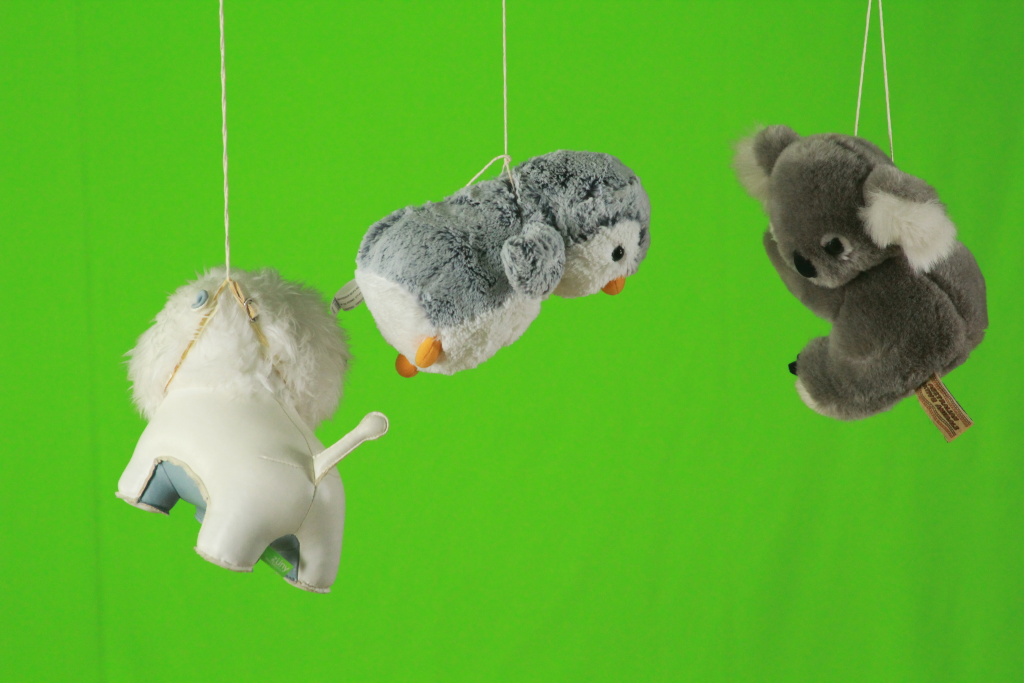
//> input picture 2A_2.jpg, 2048 x 1365 px, given in place of greenvid0.jpeg, which was not available (shown at 1/2 size)
$ ./vid   (built with g++ and OpenCV 4)
//> lines starting //> are read from the running program, lines starting //| are printed output that depends on the picture; after the words box and inside, x2 and y2 are one past the last pixel; in counts of white or black regions, pixels touching at a corner belong together; pictures that were not available may be replaced by others from this repository, and a replacement may not be noted

#include <iostream>
#include <vector>
#include <math.h>
#include <opencv2/highgui/highgui.hpp>
#include <opencv2/core/core.hpp>
#include "opencv2/opencv.hpp"
#include <algorithm>
#include <cstdarg>

using namespace std;
using namespace cv;


Mat get_indices(Mat M, int cnt)
{

    Mat ind;
    for(int i = 0; i < M.rows; i++)
    {
        for(int j = 0; j < M.cols; j++)
        {
         if(M.at<uchar>(i,j) != 0)
         {
            Mat y  = Mat::zeros(1,2,CV_32SC1);
            y.at<int>(0,0) = i;
            y.at<int>(0,1) = j;

            ind.push_back(y);


         }
        }
    }

    return ind;
}

int search_ind(Mat idx,int i, int j)
{
    for(int k = 0; k < idx.rows; k++)
    {
      if( (idx.at<int>(k,0) == i) && (idx.at<int>(k,1) == j) )
      {
          return k;
      }
    }


        return -1;

}

Mat get_img(Mat X, Mat idx, int R, int C)
{
    Mat I = Mat::zeros(R,C,CV_32F);
    for(int i = 0; i < idx.rows; i++)
    {
        I.at<float>(idx.at<int>(i,0),idx.at<int>(i,1)) = X.at<float>(i,0);
    }


    I.convertTo(I,CV_8UC1);
    return I;
}

Mat do_poisson(Mat ss, Mat tt, Mat M)
{

M.convertTo(M,CV_8UC1);
normalize(M,M,0,1,NORM_MINMAX);

Mat k = Mat::zeros(3,3,CV_8U);

            k.at<uchar>(0,1) = 1;
k.at<uchar>(1,0) = 1;k.at<uchar>(1,1) = 1;k.at<uchar>(1,2) = 1;
            k.at<uchar>(2,1) = 1;

M.setTo(1,M);
dilate(M,M,k);                      /*Mask region defined as omega + small dilation on omega*/
M.setTo(1,M);


Mat M1,M2;
erode(M,M1,k);

M1.setTo(1,M1);

// M2 = M2 - M;
M1 += M;


/*Do for all layers*/

vector<Mat> ss1;
vector<Mat> tt1;

split(ss,ss1);
split(tt,tt1);

for(int iin = 0; iin < 3; iin++)
{
     Mat S,T,b,x;

     S = ss1[iin];
     T = tt1[iin];

int cnt = countNonZero(M1);
b = Mat::zeros(cnt,1,CV_32F);
int n[] = {cnt,cnt};
SparseMat A(2,n,CV_32FC1);

Mat idx = get_indices(M1,cnt);

for(int i = 0; i < M.rows; i++)             /*Generate A*/
{
    for(int j = 0; j < M.cols; j++)
    {

        if(M1.at<uchar>(i,j) == 2)
        {
            int ind = search_ind(idx,i,j);
            n[0] = ind; n[1] = ind;
            A.ref<float>(n) = -4;
//             b.at<float>(ind,0) += -4 * S.at<uchar>(i,j);                        // remove for inpainting Set Del^2 [I] = 0

            for(int k = -1; k <= 1; k++)
            {
                for(int l = -1; l <= 1; l++)
                {
                    if(( !(k == -1 && l == 0) && !(k == 0 && l == -1) && !(k == 1 && l == 0) && !(k == 0 && l == 1) ) )
                    {
                        continue;
                    }


                    n[1] = search_ind(idx,i+k,j+l);
                    A.ref<float>(n) = 1;

//                     b.at<float>(ind,0) += S.at<uchar>(i+k,j+l);                        // remove for inpainting Set Del^2 [I] = 0

                }

            }


        }
        else if(M1.at<uchar>(i,j) == 1)
        {
            int ind = search_ind(idx,i,j);
            n[0] = ind; n[1] = ind;
            A.ref<float>(n) = -4;
//             b.at<float>(ind,0) += -4 * S.at<uchar>(i,j);                        // remove for inpainting Set Del^2 [I] = 0

            for(int k = -1; k <= 1; k++)
            {
                for(int l = -1; l <= 1; l++)
                {
                    if(( !(k == -1 && l == 0) && !(k == 0 && l == -1) && !(k == 1 && l == 0) && !(k == 0 && l == 1) ) )
                    {
                        continue;
                    }

                    if(M1.at<uchar>(i+k,j+l) == 0)   /*T Value*/
                    {
                        b.at<float>(ind,0) -= T.at<uchar>(i+k,j+l);
                    }
                    else                            /*I Ceoffs*/
                    {

                        n[1] = search_ind(idx,i+k,j+l);
                        A.ref<float>(n) = 1;
                    }

//                     b.at<float>(ind,0) += S.at<uchar>(i+k,j+l);                     // remove for inpainting Set Del^2 [I] = 0
                }

            }


        }


    }

}

Mat Y; A.convertTo(Y,CV_32FC1);

solve(Y,b,x,DECOMP_NORMAL);

A.release();
Y.release();

Mat U = get_img(x,idx,M.rows,M.cols);
U.copyTo(T,U);

tt1[iin] = T;

// cout << "\nDone "<<iin<<"\n";
}

Mat TT;
merge(tt1,TT);

tt1.clear();
ss1.clear();
// imwrite("Inpainted.jpg",TT);

return TT;

}


int main()
{


// VideoCapture cap;
// cap.open("greenvid.MOV");

int C = 1920 / 2, R = 1080 / 2;

VideoWriter wir;
int codec = CV_FOURCC('M','J','P','G');
wir.open("Result_GS.avi",codec ,25,Size( C,R ));

VideoWriter wir2;
wir2.open("GS_Original.avi",codec ,25,Size( C,R ));

int i = 0;

Mat S,M,P;

string imgpath("/home/hulio/RPI/CVFX/greenvid/");
string mask("/home/hulio/RPI/CVFX/Mask/");

while(i <= 100)
{


    string img1 = imgpath;
    string mask1 = mask;

    stringstream convert;
    convert << i;
    img1.append("greenvid");
    img1.append(convert.str());
    mask1.append("M");
    mask1.append(convert.str());
    img1.append(".jpeg");
    mask1.append(".jpg");


    S = imread(img1.data());
//> S is the input picture: 1365 rows x 2048 cols, CV_8UC3; mean B, G, R 49.5, 177.5, 95.6
    M = imread(mask1.data(),0);
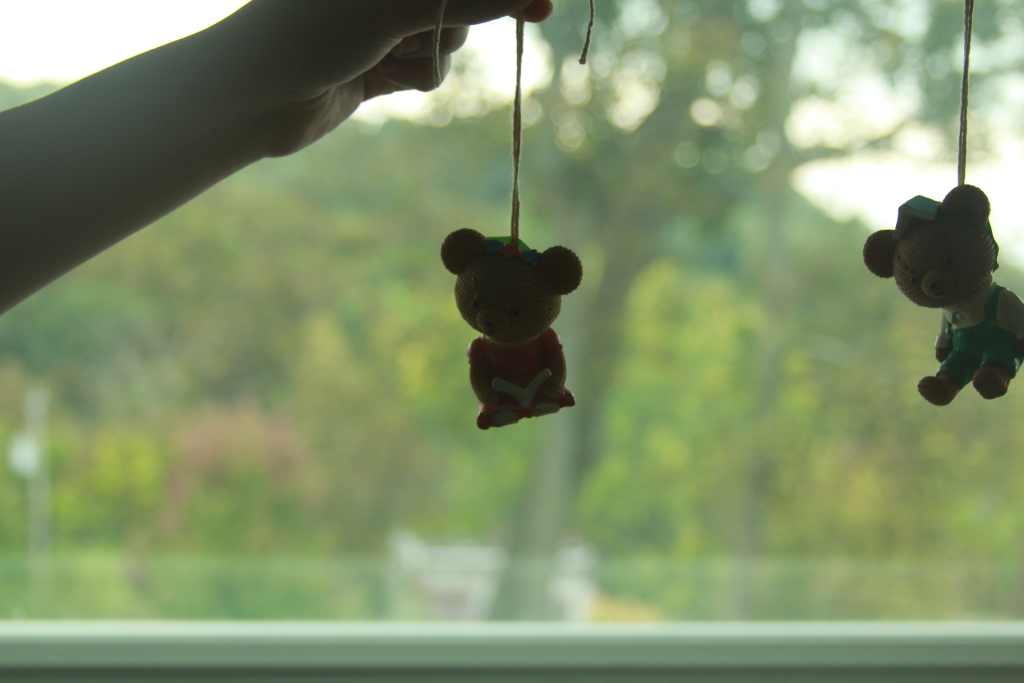
//> input picture 2A_3.jpg, 2048 x 1365 px, given in place of M0.jpg, which was not available (shown at 1/2 size)
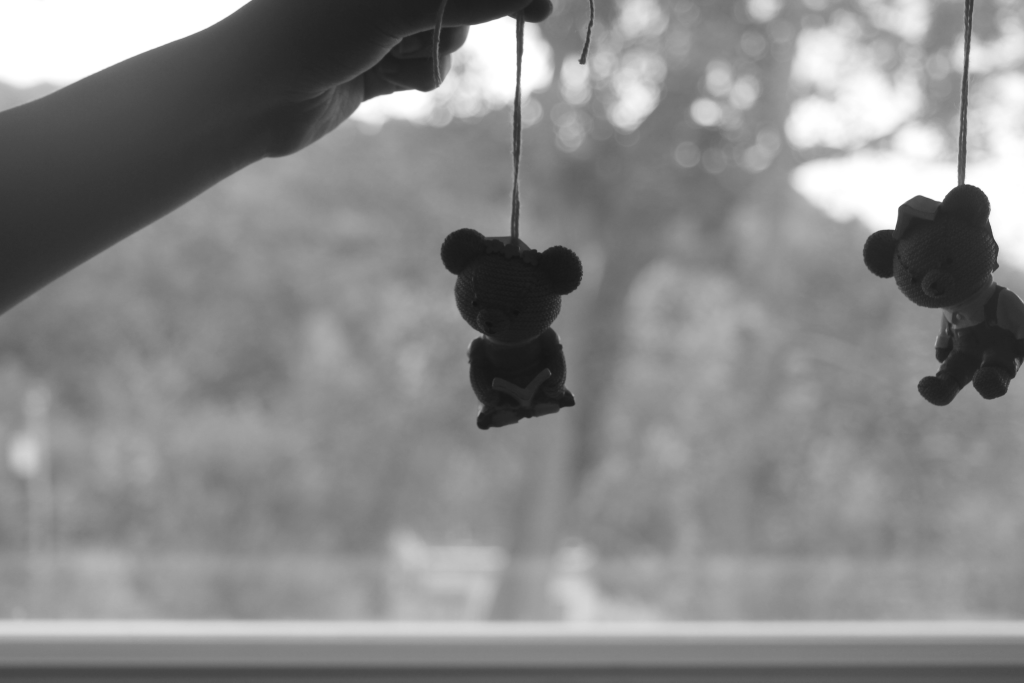
//> M: 1365 rows x 2048 cols, CV_8UC1 (shown at 1/2 size); min 18, max 255, mean 136.1
//> mask1 = "/home/hulio/RPI/CVFX/Mask/M0.jpg"

    resize(S,S,Size(C,R));
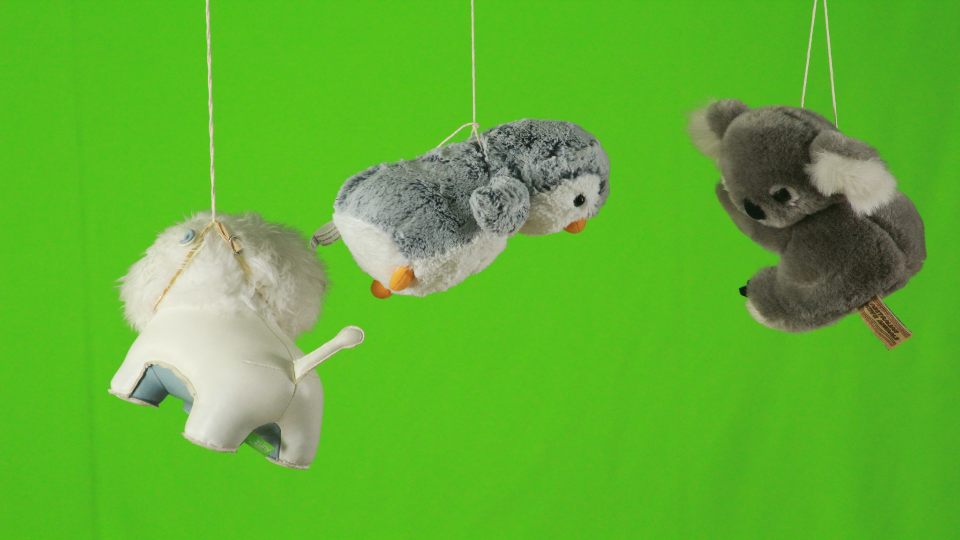
//> S: 540 rows x 960 cols, CV_8UC3; mean B, G, R 49.4, 177.4, 95.5
    resize(M,M,Size(C,R));
//> M: 540 rows x 960 cols, CV_8UC1


//     cout << img1.data() << "\n";
//     cout << mask1.data() << "\n";
//     cout << i << "\n";

    P = do_poisson(S,S,M);
//> in do_poisson, `normalize(M,M,0,1,NORM_MINMAX);`: M: 540 rows x 960 cols, CV_8UC1; values 0 (black) and 1 (white), 54.8% white; 196 black regions (166 under 20 px), largest, box (x1, y1, x2, y2) and area: (0, 0, 714, 441) 155015, (688, 0, 960, 441) 36923, (0, 506, 960, 540) 29386
//> in do_poisson, `dilate(M,M,k);                      /*Mask region defined as omega + s..`:
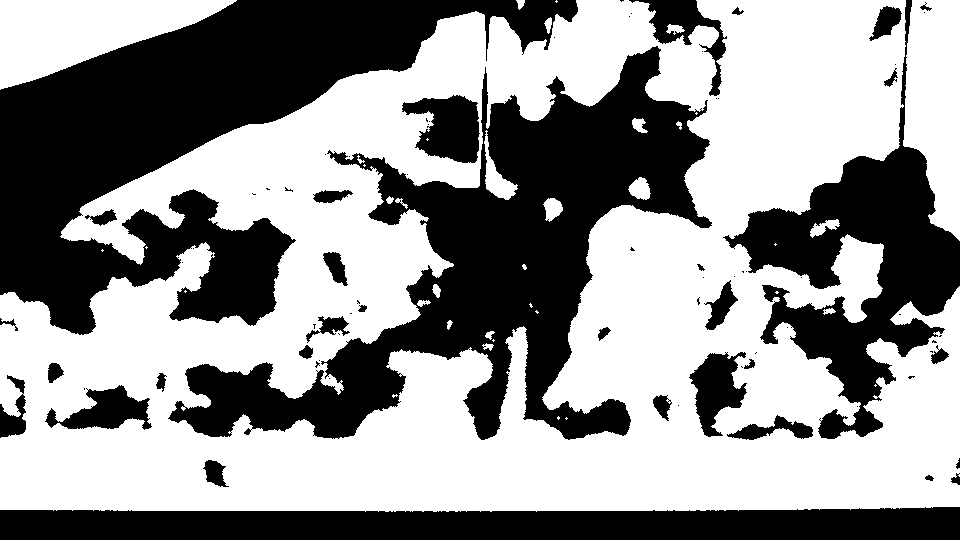
//> M: 540 rows x 960 cols, CV_8UC1; values 0 (black) and 1 (white), 57.5% white; 80 black regions (47 under 20 px), largest, box (x1, y1, x2, y2) and area: (0, 0, 578, 335) 75144, (168, 46, 712, 440) 69142, (723, 0, 960, 439) 30003
//> in do_poisson, `erode(M,M1,k);`: M1: 540 rows x 960 cols, CV_8UC1; values 0 (black) and 1 (white), 55.2% white; 48 black regions (14 under 20 px), largest, box (x1, y1, x2, y2) and area: (0, 0, 579, 336) 77506, (167, 45, 713, 441) 76765, (722, 0, 960, 440) 32115
//> in do_poisson, `split(ss,ss1);`:
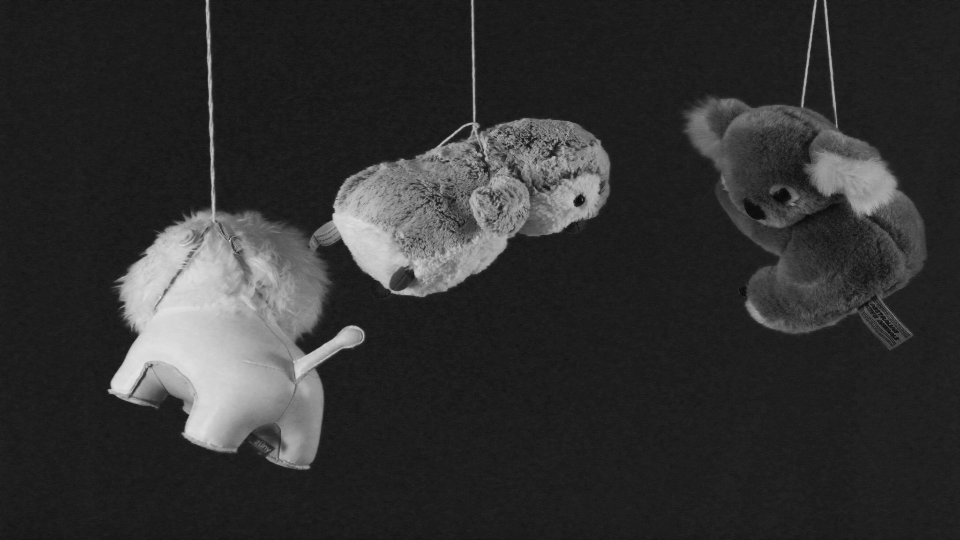
//> ss1[0]: 540 rows x 960 cols, CV_8UC1; min 8, max 231, mean 49.4
//> in do_poisson, `split(ss,ss1);`:
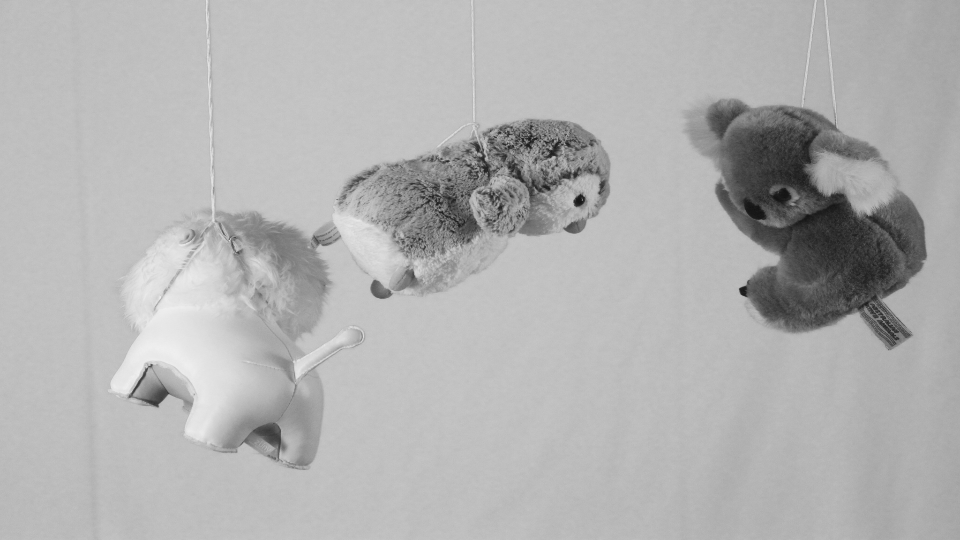
//> ss1[1]: 540 rows x 960 cols, CV_8UC1; min 19, max 240, mean 177.4
//> in do_poisson, `split(ss,ss1);`:
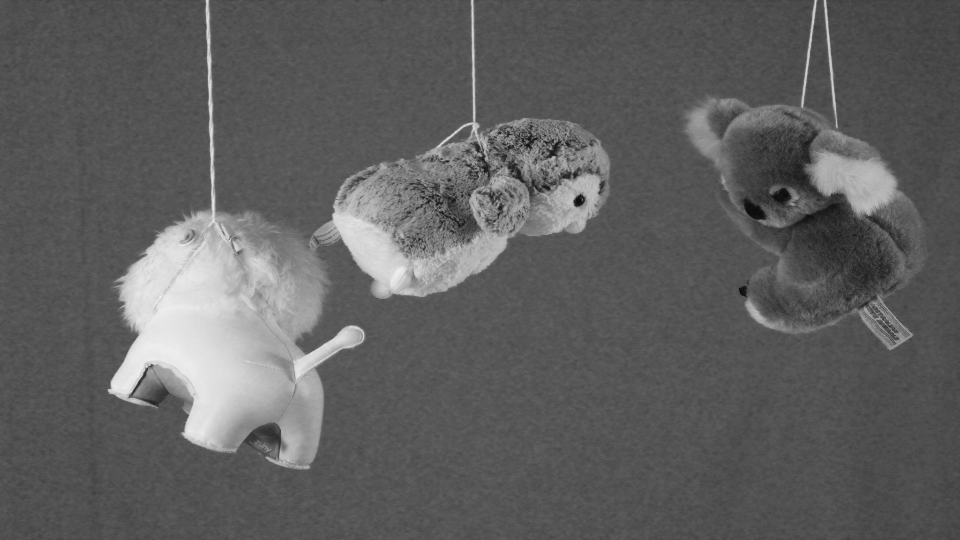
//> ss1[2]: 540 rows x 960 cols, CV_8UC1; min 11, max 244, mean 95.5
//> (the run ends here: the time limit is reached, at `if( (idx.at<int>(k,0) == i) && (idx.at<int>(k,1) == j) )`)
